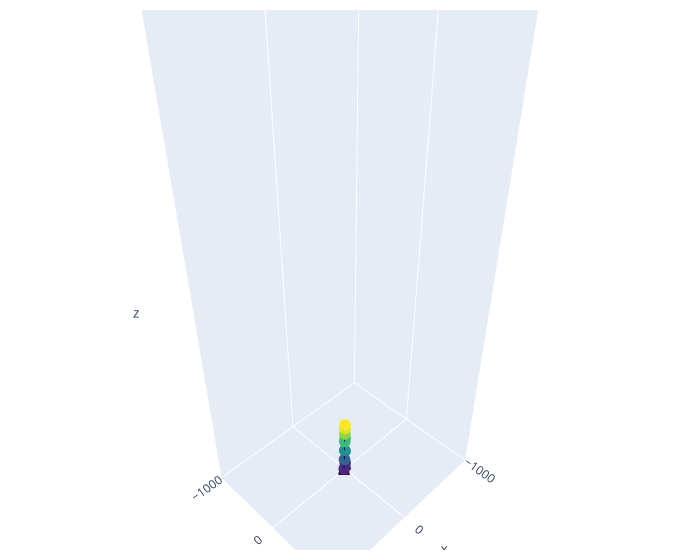
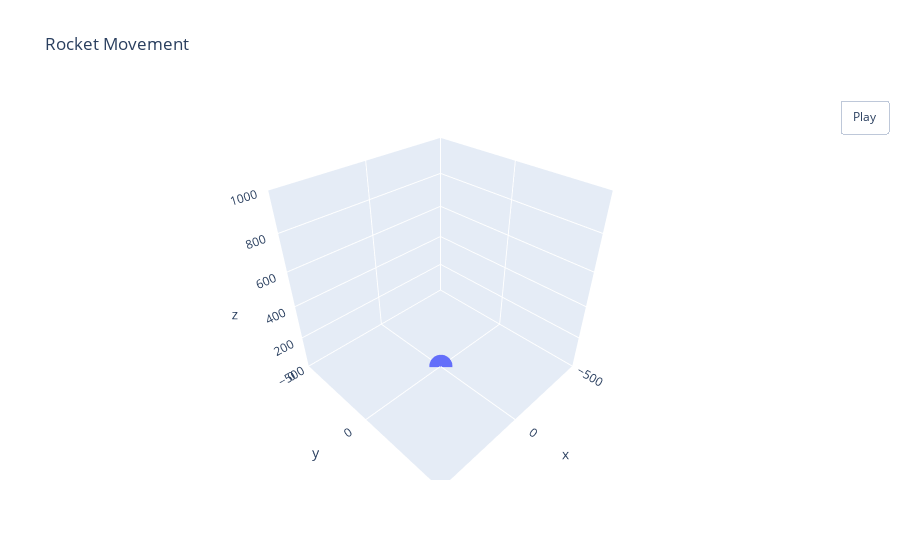

The code cell stored with these charts, in order, in its notebook:
### Code cell
###MAIN
#Time-step
dt = 0.1

#Create System
earth = Earth('earth')

#Add RungeKutta driver
driver = earth.add_driver(RungeKutta(order=4, dt=dt))
driver.time_interval = (0, 40)

#Add NonLinearSolver driver
solver = driver.add_child(NonLinearSolver('solver', factor=1.0))


# Add a recorder to capture time evolution in a dataframe
driver.add_recorder(
    DataFrameRecorder(includes=['Traj.r', 'Rocket.Kin.v', 'Rocket.Kin.a', 'Rocket.Dyn.m', 'Rocket.Thrust.Fp', 'Rocket.Kin.Kin_ang', 'Rocket.Kin.av']),
    period=1,
)

#Initial conditions and constants

l = 1.7 #Rocket's length on the plot

driver.set_scenario(
    init = {
        'Traj.r' : np.array([0., 0., l/2]),
        'Rocket.Kin.v' : np.zeros(3),
        'Rocket.Kin.ar' : np.array([np.pi/6, -np.pi/2 + 0.1, np.pi/4]),
        'Rocket.Kin.av' : np.zeros(3),
    },
    stop='Traj.r[2]<0'
    )


earth.run_drivers()

# Retrieve recorded data
data = driver.recorder.export_data()
data = data.drop(['Section', 'Status', 'Error code'], axis=1)
time = np.asarray(data['time'])
traj = np.asarray(data['Traj.r'].tolist())
velo = np.asarray(data['Rocket.Kin.v'].tolist())
acel = np.asarray(data['Rocket.Kin.a'].tolist())
ang = np.asarray(data['Rocket.Kin.Kin_ang'].tolist())
avelo = np.asarray(data['Rocket.Kin.av'].tolist())

#Plot results

x=[]
y=[]
z=[]
theta = []

for i in range(len(traj)):
    x.append(traj[i][0])
    y.append(traj[i][1])
    z.append(traj[i][2])

for i in range(len(ang)):
    theta.append(ang[1])

fig = go.Figure(data=go.Scatter3d(
    x=x, y=y, z=z,
    marker=dict(
        size=4,
        color=z,
        colorscale='Viridis',
    ),
    line=dict(
        color='darkblue',
        width=2
    )
))


fig.update_layout(
    scene = dict(
        xaxis = dict(nticks=2, range=[-1000,1000],),
        yaxis = dict(nticks=2, range=[-1000,1000],),
        zaxis = dict(nticks=2, range=[0,1000],),),
    width=700,
    margin=dict(r=20, l=10, b=10, t=10))


fig.show()

#useful library zhen using euler angle


rocket = np.array([l,0,0]) #representation of the rocket as a 3D vector that will be rotated and translated according to the computed trajectory

rock = []

for i in range(len(traj)):
    rotation = R.from_euler('xyz', ang[i], degrees=False)
    rotation.apply(rocket)
    rock.append(rotation.apply(rocket))

rock = np.asarray(rock)

traj_bot = traj #traj[time][xyz]
traj_top = traj + rock


#Animation - Rocket's movement
fig2 = go.Figure(data=[go.Scatter3d(x=[traj_bot[0][0], traj_top[0][0]], y=[traj_bot[0][1], traj_top[0][1]], z=[traj_bot[0][2], traj_top[0][2]])])

fig2.update_layout(title='Rocket Movement',
                  scene=dict(
            xaxis=dict(range=[-500, 500], autorange=False),
            yaxis=dict(range=[-500, 500], autorange=False),
            zaxis=dict(range=[0, 1000], autorange=False),
        ),
                  updatemenus=[dict(buttons = [dict(
                                               args = [None, {"frame": {"duration": 20, 
                                                                        "redraw": True},
                                                              "fromcurrent": True, 
                                                              "transition": {"duration": 10}}],
                                               label = "Play",
                                               method = "animate")],
                                type='buttons',
                                showactive=False,
                                y=1,
                                x=1.12,
                                xanchor='right',
                                yanchor='top')])

frames= [go.Frame(data=[go.Scatter3d(x=[traj_bot[i][0], traj_top[i][0]], y=[traj_bot[i][1], traj_top[i][1]], z=[traj_bot[i][2], traj_top[i][2]])]) for i in range(len(traj))]
fig2.update(frames=frames)

fig2.show()

### Figure 1 — Plotly figure (JSON) as saved in the notebook; plotly's stock layout.template omitted (floating-point values rounded to 4 significant figures)
{"data": [{"line": {"color": "darkblue", "width": 2}, "marker": {"color": [0.85, 20.3, 60.52, 101.5, 131.4, 144.3, 145.5, 137.0, 120.6, 98.78, 73.59, 46.33, 17.58, 2.354e-14, 2.354e-14], "colorscale": [[0, "#440154"], [0.1111, "#482878"], [0.2222, "#3e4989"], [0.3333, "#31688e"], [0.4444, "#26828e"], [0.5556, "#1f9e89"], [0.6667, "#35b779"], [0.7778, "#6ece58"], [0.8889, "#b5de2b"], [1, "#fde725"]], "size": 4}, "type": "scatter3d", "x": [0, 1.727, 5.622, 10.25, 14.78, 18.79, 22.67, 26.55, 30.61, 35.12, 40.4, 46.68, 54.13, 59.1, 59.1], "y": [0, 1.728, 5.633, 10.32, 14.98, 19.15, 23.21, 27.25, 31.36, 35.54, 39.71, 43.7, 47.43, 49.49, 49.49], "z": [0.85, 20.3, 60.52, 101.5, 131.4, 144.3, 145.5, 137.0, 120.6, 98.78, 73.59, 46.33, 17.58, 2.354e-14, 2.354e-14]}], "layout": {"margin": {"b": 10, "l": 10, "r": 20, "t": 10}, "scene": {"xaxis": {"nticks": 2, "range": [-1000, 1000]}, "yaxis": {"nticks": 2, "range": [-1000, 1000]}, "zaxis": {"nticks": 2, "range": [0, 1000]}}, "width": 700}}

### Figure 2 — Plotly figure (JSON) as saved in the notebook; plotly's stock layout.template omitted (floating-point values rounded to 4 significant figures)
{"data": [{"type": "scatter3d", "x": [0, 0.12], "y": [0, 0.12], "z": [0.85, 2.542]}], "layout": {"scene": {"xaxis": {"autorange": false, "range": [-500, 500]}, "yaxis": {"autorange": false, "range": [-500, 500]}, "zaxis": {"autorange": false, "range": [0, 1000]}}, "title": {"text": "Rocket Movement"}, "updatemenus": [{"buttons": [{"args": [null, {"frame": {"duration": 20, "redraw": true}, "fromcurrent": true, "transition": {"duration": 10}}], "label": "Play", "method": "animate"}], "showactive": false, "type": "buttons", "x": 1.12, "xanchor": "right", "y": 1, "yanchor": "top"}]}}
